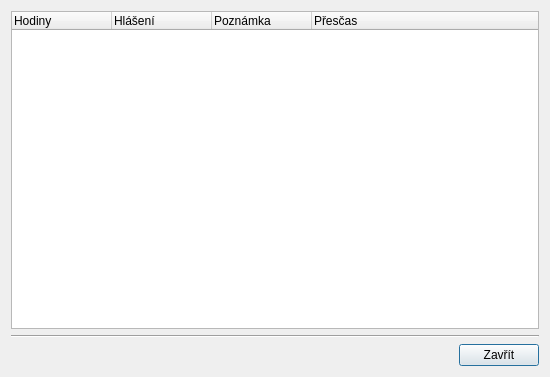
<?xml version="1.0" encoding="UTF-8"?>
<ui version="4.0">
 <class>DialogPrehled</class>
 <widget class="QDialog" name="DialogPrehled">
  <property name="geometry">
   <rect>
    <x>0</x>
    <y>0</y>
    <width>550</width>
    <height>377</height>
   </rect>
  </property>
  <property name="windowTitle">
   <string>Dialog</string>
  </property>
  <layout class="QVBoxLayout" name="verticalLayout">
   <item>
    <widget class="QTreeWidget" name="treeWidget">
     <column>
      <property name="text">
       <string>Hodiny</string>
      </property>
     </column>
     <column>
      <property name="text">
       <string>Hlášení</string>
      </property>
     </column>
     <column>
      <property name="text">
       <string>Poznámka</string>
      </property>
     </column>
     <column>
      <property name="text">
       <string>Přesčas</string>
      </property>
     </column>
    </widget>
   </item>
   <item>
    <widget class="Line" name="line">
     <property name="orientation">
      <enum>Qt::Horizontal</enum>
     </property>
    </widget>
   </item>
   <item>
    <layout class="QHBoxLayout" name="horizontalLayout">
     <item>
      <spacer name="horizontalSpacer">
       <property name="orientation">
        <enum>Qt::Horizontal</enum>
       </property>
       <property name="sizeHint" stdset="0">
        <size>
         <width>40</width>
         <height>20</height>
        </size>
       </property>
      </spacer>
     </item>
     <item>
      <widget class="QPushButton" name="pushButton">
       <property name="text">
        <string>Zavřít</string>
       </property>
      </widget>
     </item>
    </layout>
   </item>
  </layout>
 </widget>
 <resources/>
 <connections>
  <connection>
   <sender>pushButton</sender>
   <signal>clicked()</signal>
   <receiver>DialogPrehled</receiver>
   <slot>accept()</slot>
   <hints>
    <hint type="sourcelabel">
     <x>346</x>
     <y>275</y>
    </hint>
    <hint type="destinationlabel">
     <x>270</x>
     <y>275</y>
    </hint>
   </hints>
  </connection>
 </connections>
</ui>
